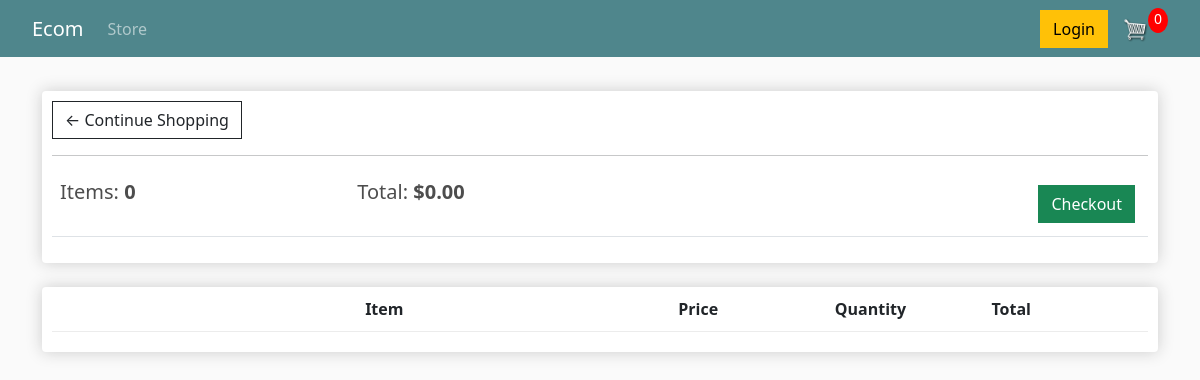
Before: /cart (signed in) with the older database file.
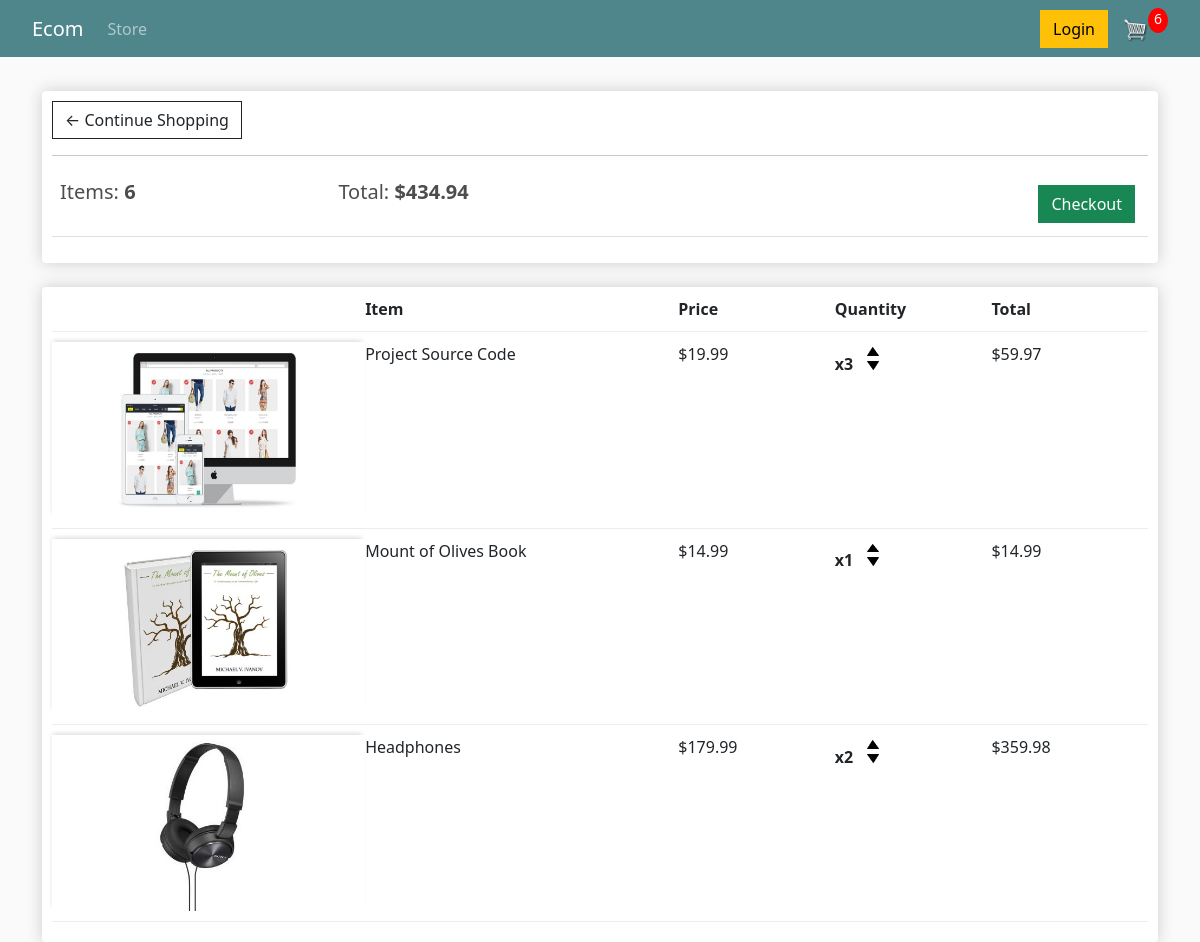
After: the same page with the newer database file.
### store/models.py (models this page shows, shortened)
class Order(models.Model):
    customer = models.ForeignKey(
        Customer, on_delete=models.SET_NULL, null=True, blank=True)
    date_ordered = models.DateTimeField(auto_now_add=True)
    complete = models.BooleanField(default=False)
    transaction_id = models.CharField(max_length=100, null=True)
    @property
    def get_cart_total(self):
        orderitems = self.orderitem_set.all()  # type: ignore
        total = sum([item.get_total for item in orderitems])
        return total
    @property
    def get_cart_items(self):
        orderitems = self.orderitem_set.all()  # type: ignore
        total = sum([item.quantity for item in orderitems])
        return total

class OrderItem(models.Model):
    product = models.ForeignKey(Product, on_delete=models.SET_NULL, null=True)
    order = models.ForeignKey(Order, on_delete=models.SET_NULL, null=True)
    quantity = models.IntegerField(default=0, null=True, blank=True)
    date_added = models.DateTimeField(auto_now_add=True)
    @property
    def get_total(self):
        total = self.product.price * self.quantity  # type: ignore
        return total

class Product(models.Model):
    name = models.CharField(max_length=200, null=True)
    price = models.DecimalField(max_digits=7, decimal_places=2)
    digital = models.BooleanField(default=False, null=True, blank=False)
    image = models.ImageField(null=True, blank=True)

### store/views.py (the view)
# urls.py: path("cart", views.cart, name="cart"),
def cart(request):
    data = cartData(request)
    cartItems = data["cartItems"]
    order = data["order"]
    items = data["items"]
    context = {
        "items": items,
        "order": order,
        "cartItems": cartItems
    }
    return render(request, "store/cart.html", context)

### store/utils.py (called while the page is built)
def cartData(request):
    if request.user.is_authenticated:
        customer = request.user.customer
        order, created = Order.objects.get_or_create(
            customer=customer, complete=False)
        items = order.orderitem_set.all()  # type: ignore
        cartItems = order.get_cart_items
    else:
        cookieData = cookieCart(request)
        cartItems = cookieData["cartItems"]
        order = cookieData["order"]
        items = cookieData["items"]
    return {
        "cartItems": cartItems,
        "order": order,
        "items": items
    }

### store/templates/store/cart.html
{% extends "store/main.html" %}
{% load static %}
{% block content %}
    <div class="row">
        <div class="col-lg-12">
            <div class="box-element">
                <a class="btn btn-outline-dark" href="{% url "store" %}">&#x2190; Continue Shopping</a>
                <hr>
                <table class="table">
                    <tr>
                        <th><h5>Items: <strong>{{order.get_cart_items}}</strong></h5></th>
                        <th><h5>Total: <strong>${{order.get_cart_total|floatformat:2}}</strong></h5></th>
                        <th>
                            <a style="float: right;margin:5px" href="{% url "checkout" %}" class="btn btn-success">Checkout</a>
                        </th>
                    </tr>
                </table>
            </div>
            <br>
            <div class="box-element">
                <div class="cart-row">
                    <div style="flex:2"></div>
                    <div style="flex:2"><strong>Item</strong></div>
                    <div style="flex:1"><strong>Price</strong></div>
                    <div style="flex:1"><strong>Quantity</strong></div>
                    <div style="flex:1"><strong>Total</strong></div>
                </div>
                {% for item in items %}
                <div class="cart-row">
                    <div style="flex:2">
                        {% if item.product.image %}
                        <img class="thumbnail" src="{{item.product.image.url}}" alt="product">
                        {% else %}
                        <img class="thumbnail" src="{% static "images/placeholder.png" %}" alt="product">
                        {% endif %}
                    </div>
                    <div style="flex:2">{{item.product.name}}</div>
                    <div style="flex:1">${{item.product.price|floatformat:2}}</div>
                    <div style="flex:1">
                        <p class="quantity">x{{item.quantity}}</p>
						<div class="quantity">
							<img data-product={{item.product.id}} data-action="add" class="chg-quantity update-cart" src="{% static  'images/arrow-up.png' %}">
							<img data-product={{item.product.id}} data-action="remove" class="chg-quantity update-cart" src="{% static  'images/arrow-down.png' %}">
						</div>
                    </div>
                    <div style="flex:1">${{item.get_total|floatformat:2}}</div>
                </div>
                {% endfor %}
            </div>
        </div>
    </div>
{% endblock content %}

### store/templates/store/main.html (shortened to what this page needs)
<!DOCTYPE html>
{% load static %}
<html lang="en">
<head>
    <link href="https://cdn.jsdelivr.net/npm/bootstrap@5.3.2/dist/css/bootstrap.min.css" rel="stylesheet">
    <link rel="stylesheet" href="{% static 'css/main.css' %}">
</head>
<body>
    <nav class="navbar navbar-expand-lg navbar-dark bg-dark">
        <a class="navbar-brand" href="{% url 'store' %}">Ecom</a>
        <div class="collapse navbar-collapse" id="navbarSupportedContent">
            <ul class="navbar-nav mr-auto">
                <li class="nav-item active">
                    <a class="nav-link" href="{% url 'store' %}">Store</a>
                </li>
          </ul>
          <div class="form-inline my-2 my-lg-0">
            <a href="#"class="btn btn-warning">Login</a>
            <a href="{% url 'cart' %}">
               <img  id="cart-icon" src="{% static 'images/cart.png' %}">
           </a>
           <p id="cart-total">{{cartItems}}</p>
       </div>
        </div>
    </nav>
       <div class="container">
            <br>
            {% block content %}
            {% endblock content %}
        </div>
</body>
</html>

### static/css/main.css (style rules this page uses)
.navbar-brand { margin-left: 2rem; }
.navbar-collapse { justify-content: space-between; margin-right: 2rem; }
.form-inline { display: flex; justify-content: space-between; align-items: center; }
body { background-color: hsl(0, 0%, 98%); }
h1,h2,h3,h4,h5,h6 { color:hsl(0, 0%, 30%); }
.box-element { box-shadow:hsl(0, 0%, 80%) 0 0 16px; background-color: #fff; border-radius: 4px; padding: 10px; }
.thumbnail { width: 100%; height: auto; -webkit-box-shadow: -1px -3px 5px -2px rgba(214,214,214,1); -moz-box-shadow: -1px -3px 5px -2px rgba(214,214,214,1); box-shadow: -1px -3px 5px -2px rgba(214,214,214,1); }
.bg-dark { background-color: #4f868c!important; }
#cart-icon { width:25px; display: inline-block; margin-left: 15px; }
#cart-total { display: block; text-align: center; color:#fff; background-color: red; width: 20px; height: 25px; border-radius: 50%; font-size: 14px; }
.col-lg-4, .col-lg-6, .col-lg-8, .col-lg-12 { margin-top: 10px; }
.btn { border-radius: 0; }
.cart-row { display: flex; align-items: flex-stretch; padding-bottom: 10px; margin-bottom: 10px; border-bottom: 1px solid #ececec; }
.quantity { display: inline-block; font-weight: 700; padding-right:10px; }
.chg-quantity { width: 12px; cursor: pointer; display: block; margin-top: 5px; transition:.1s; }

Changed rows visible on the page:
computed for Order: get_cart_items "0" → "6"; get_cart_total "0.00" → "434.94"
added OrderItem: product.image (picture), product.name "Project Source Code", product.price "19.99", quantity "3", get_total "59.97"
added OrderItem: product.image (picture), product.name "Mount of Olives Book", product.price "14.99", quantity "1", get_total "14.99"
added OrderItem: product.image (picture), product.name "Headphones", product.price "179.99", quantity "2", get_total "359.98"
Other visible differences:
{{ cartItems }}: "0" → "6"
